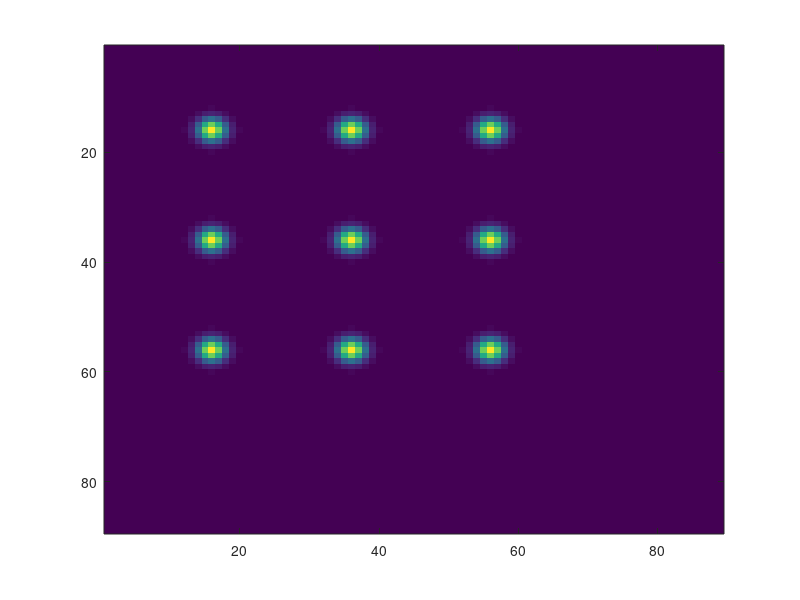
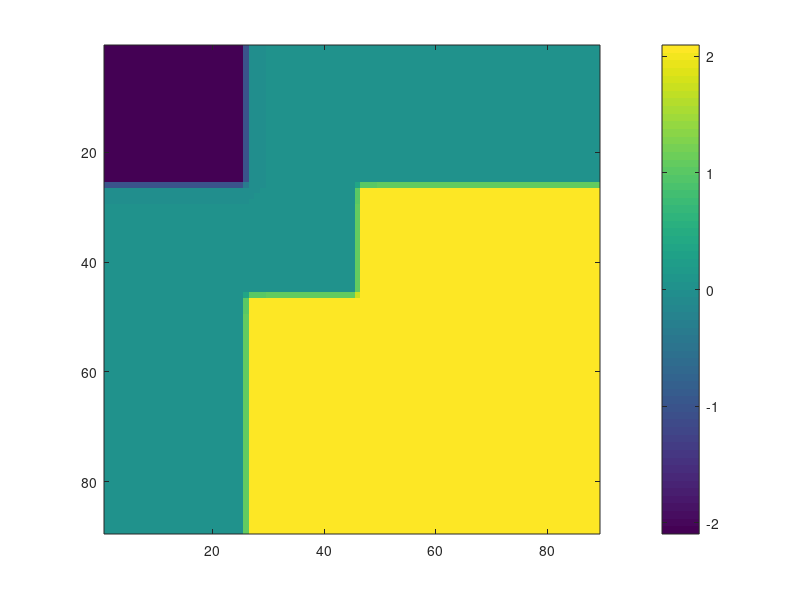

The MATLAB source for these figures, in order: (Note: this script raises an error after producing the figures.)
clc;
clear all;
close all;

%% define a backbone
global lambda k AmpImage N M meshSize z;
N = 3; %3by3
space = 200e-6; %Spacing between elements
z = 1000e-6; % Distance of Image plane from the resonator plane

lambda = 1.550e-6;
k = 2 * pi / lambda;

Amp_sample = ones(N, N);
Phase_sample = [-2.09439510239320	0	0
            0	0	2.09439510239320
            0	2.09439510239320	2.09439510239320];

% sizeOfResonator = 10e-6; %10um.
spotSize = 20e-6;
meshSize = 10000E-9;

boundary = 00e-6;

nearFields{N, N} = 0;

totalMesh = (space + boundary + spotSize) * (N + 1) / meshSize;

[xsNear, ysNear] = meshgrid((0:totalMesh) .* meshSize); % defining near field grid + xN/2

nearField = 0;

%% Generate the sample plane profile
for col = 1:N

    for row = 1:N
        nearFields{row, col} = Amp_sample(row, col) * exp((-((xsNear - boundary * 2 - (col - 0.25) * space).^2 ...
            + (ysNear - boundary * 2 - (row - 0.25) * space).^2) / (spotSize^2))) * exp(1i * Phase_sample(row, col));
        nearField = nearField + nearFields{row, col};
    end

end

figure;
imagesc(abs(nearField));

figure;
imagesc(angle(nearField));
colorbar

%% calculate the hologram
E_holo = HologramHelperClass2.supperposition(conj(HologramHelperClass.normalize(nearField)));

figure;
imagesc(abs((E_holo .* E_holo)));

figure;
imagesc(angle(E_holo));
